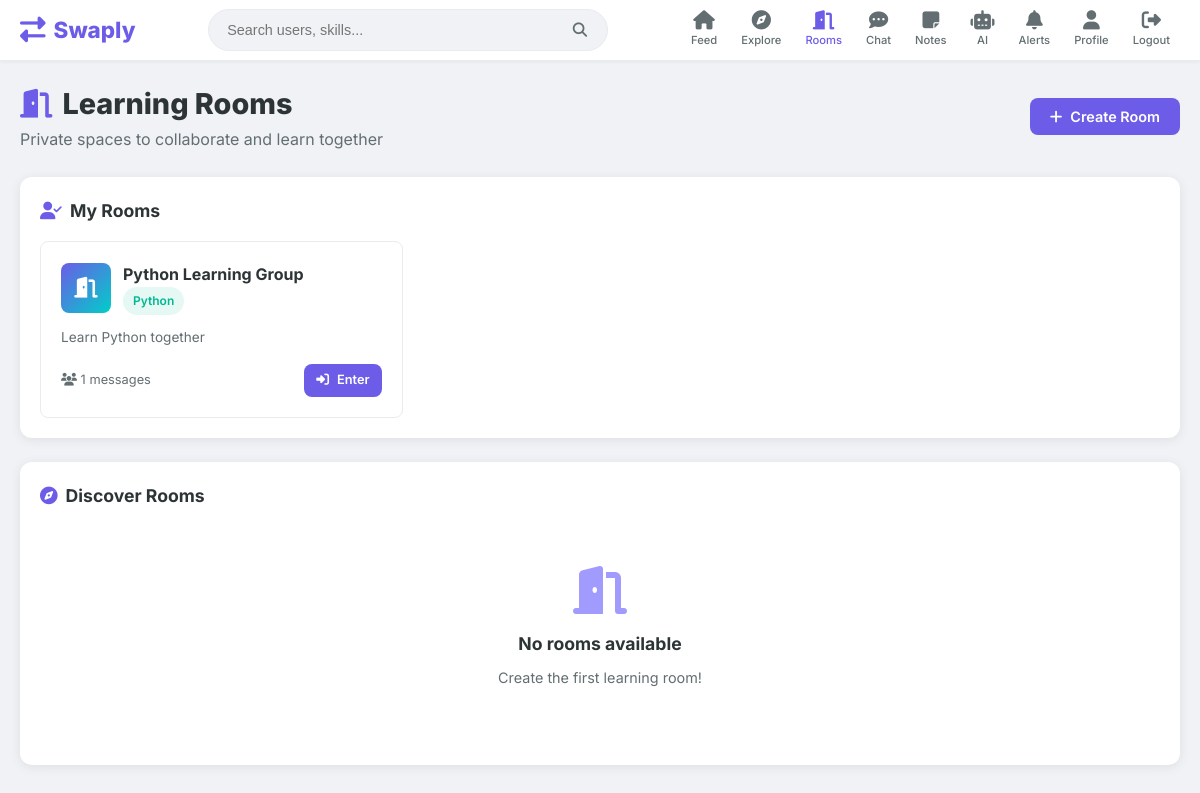
The page /rooms (signed in) on the database its author committed.
### models.py (models this page shows)
class Room(db.Model):
    id = db.Column(db.Integer, primary_key=True)
    name = db.Column(db.String(150), nullable=False)
    description = db.Column(db.Text, default='')
    created_by = db.Column(db.Integer, db.ForeignKey('user.id'), nullable=False)
    skill = db.Column(db.String(120), default='')
    created_at = db.Column(db.DateTime, default=datetime.utcnow)
    messages = db.relationship('Message', backref='room', lazy=True, cascade='all, delete-orphan')

### app.py (the view)
@app.route('/rooms')
@login_required
def rooms():
    all_rooms = Room.query.order_by(Room.created_at.desc()).all()
    my_rooms = [r for r in all_rooms if is_room_member(r, current_user)]
    other_rooms = [r for r in all_rooms if not is_room_member(r, current_user)]
    return render_template('rooms.html', my_rooms=my_rooms, other_rooms=other_rooms)

### app.py (called while the page is built)
@login_manager.user_loader
def load_user(user_id):
    return User.query.get(int(user_id))

def is_room_member(room, user):
    if room.created_by == user.id:
        return True
    return db.session.query(room_members).filter(
        room_members.c.room_id == room.id,
        room_members.c.user_id == user.id
    ).first() is not None

@app.context_processor
def inject_globals():
    unread = 0
    if current_user.is_authenticated:
        unread = Notification.query.filter_by(user_id=current_user.id, is_read=False).count()
    return {'unread_notifications': unread}

### templates/rooms.html (shortened to what this page needs)
{% extends "base.html" %}
{% block content %}
<div class="rooms-page">
    <div class="rooms-header">
        <div>
            <h1><i class="fas fa-door-open"></i> Learning Rooms</h1>
            <p>Private spaces to collaborate and learn together</p>
        </div>
        <button class="btn btn-primary" onclick="document.getElementById('create-room-modal').style.display='flex'">
            <i class="fas fa-plus"></i> Create Room
        </button>
    </div>
    {% if my_rooms %}
    <div class="card section-card">
        <h2 class="section-title"><i class="fas fa-user-check"></i> My Rooms</h2>
        <div class="room-grid">
            {% for room in my_rooms %}
            <div class="room-card">
                <div class="room-card-header">
                    <div class="room-icon"><i class="fas fa-door-open"></i></div>
                    <div>
                        <h3>{{ room.name }}</h3>
                        {% if room.skill %}
                        <span class="tag tag-offer">{{ room.skill }}</span>
                        {% endif %}
                    </div>
                </div>
                {% if room.description %}
                <p class="room-description">{{ room.description[:150] }}{% if room.description|length > 150 %}...{% endif %}</p>
                {% endif %}
                <div class="room-card-footer">
                    <small><i class="fas fa-users"></i> {{ room.messages|length }} messages</small>
                    <a href="{{ url_for('room', room_id=room.id) }}" class="btn btn-primary btn-sm">
                        <i class="fas fa-sign-in-alt"></i> Enter
                    </a>
                </div>
            </div>
            {% endfor %}
        </div>
    </div>
    {% endif %}
    <div class="card section-card">
        <h2 class="section-title"><i class="fas fa-compass"></i> Discover Rooms</h2>
        {% if other_rooms %}
        <div class="room-grid">
            {% for room in other_rooms %}
            <div class="room-card">
                <div class="room-card-header">
                    <div class="room-icon"><i class="fas fa-door-open"></i></div>
                    <div>
                        <h3>{{ room.name }}</h3>
                        {% if room.skill %}
                        <span class="tag tag-offer">{{ room.skill }}</span>
                        {% endif %}
                    </div>
                </div>
                {% if room.description %}
                <p class="room-description">{{ room.description[:150] }}{% if room.description|length > 150 %}...{% endif %}</p>
                {% endif %}
                <div class="room-card-footer">
                    <small><i class="fas fa-users"></i> {{ room.messages|length }} messages</small>
                    <form method="POST" action="{{ url_for('join_room', room_id=room.id) }}">
                        <button type="submit" class="btn btn-outline btn-sm">
                            <i class="fas fa-user-plus"></i> Join
                        </button>
                    </form>
                </div>
            </div>
            {% endfor %}
        </div>
        {% else %}
        <div class="empty-state">
            <i class="fas fa-door-open"></i>
            <h3>No rooms available</h3>
            <p>Create the first learning room!</p>
        </div>
        {% endif %}
    </div>
</div>
{% endblock %}

### static/css/style.css (style rules this page uses)
:root { --primary: #6c5ce7; --primary-dark: #5a4bd1; --primary-light: #a29bfe; --secondary: #00cec9; --success: #00b894; --danger: #e17055; --warning: #fdcb6e; --info: #0984e3; --dark: #2d3436; --light: #f8f9fa; --gray: #636e72; --border: #e9ecef; --bg: #f0f2f5; --white: #ffffff; --shadow: 0 2px 12px rgba(0, 0, 0, 0.08); --shadow-lg: 0 8px 30px rgba(0, 0, 0, 0.12); --radius: 12px; --radius-sm: 8px; --transition: all 0.3s ease; }
* { margin: 0; padding: 0; box-sizing: border-box; }
body { font-family: 'Inter', -apple-system, BlinkMacSystemFont, 'Segoe UI', sans-serif; background: var(--bg); color: var(--dark); line-height: 1.6; min-height: 100vh; }
a { text-decoration: none; color: inherit; }
.btn { display: inline-flex; align-items: center; justify-content: center; gap: 8px; padding: 10px 20px; border: none; border-radius: var(--radius-sm); font-size: 0.9rem; font-weight: 600; cursor: pointer; transition: var(--transition); font-family: inherit; }
.btn-primary { background: var(--primary); color: var(--white); }
.btn-sm { padding: 6px 12px; font-size: 0.8rem; }
.card { background: var(--white); border-radius: var(--radius); box-shadow: var(--shadow); padding: 20px; margin-bottom: 20px; }
.section-card { margin-bottom: 24px; }
.section-title { font-size: 1.1rem; font-weight: 700; margin-bottom: 16px; color: var(--dark); display: flex; align-items: center; gap: 8px; }
.section-title i { color: var(--primary); }
.tag { display: inline-block; padding: 4px 10px; border-radius: 20px; font-size: 0.75rem; font-weight: 600; background: rgba(108, 92, 231, 0.1); color: var(--primary); transition: var(--transition); }
.tag-offer { background: rgba(0, 184, 148, 0.1); color: var(--success); }
.rooms-header { display: flex; align-items: center; justify-content: space-between; margin-bottom: 24px; flex-wrap: wrap; gap: 12px; }
.rooms-header h1 { font-size: 1.8rem; font-weight: 800; display: flex; align-items: center; gap: 10px; }
.rooms-header h1 i { color: var(--primary); }
.rooms-header p { color: var(--gray); }
.room-grid { display: grid; grid-template-columns: repeat(auto-fill, minmax(280px, 1fr)); gap: 16px; }
.room-card { border: 1px solid var(--border); border-radius: var(--radius-sm); padding: 20px; transition: var(--transition); display: flex; flex-direction: column; }
.room-card-header { display: flex; align-items: center; gap: 12px; margin-bottom: 12px; }
.room-icon { width: 50px; height: 50px; border-radius: var(--radius-sm); background: linear-gradient(135deg, var(--primary), var(--secondary)); display: flex; align-items: center; justify-content: center; color: var(--white); font-size: 1.3rem; flex-shrink: 0; }
.room-card-header h3 { font-size: 1rem; font-weight: 700; }
.room-description { color: var(--gray); font-size: 0.85rem; margin-bottom: 16px; flex: 1; }
.room-card-footer { display: flex; align-items: center; justify-content: space-between; gap: 8px; }
.room-card-footer small { color: var(--gray); font-size: 0.8rem; }
.empty-state { text-align: center; padding: 40px 20px; color: var(--gray); }
.empty-state i { font-size: 3rem; color: var(--primary-light); margin-bottom: 16px; }
.empty-state h3 { font-size: 1.1rem; font-weight: 700; color: var(--dark); margin-bottom: 8px; }
.empty-state p { font-size: 0.9rem; margin-bottom: 16px; }

### rows shown on the page
Room: name "Python Learning Group", skill "Python", description "Learn Python together", messages|length "1"
